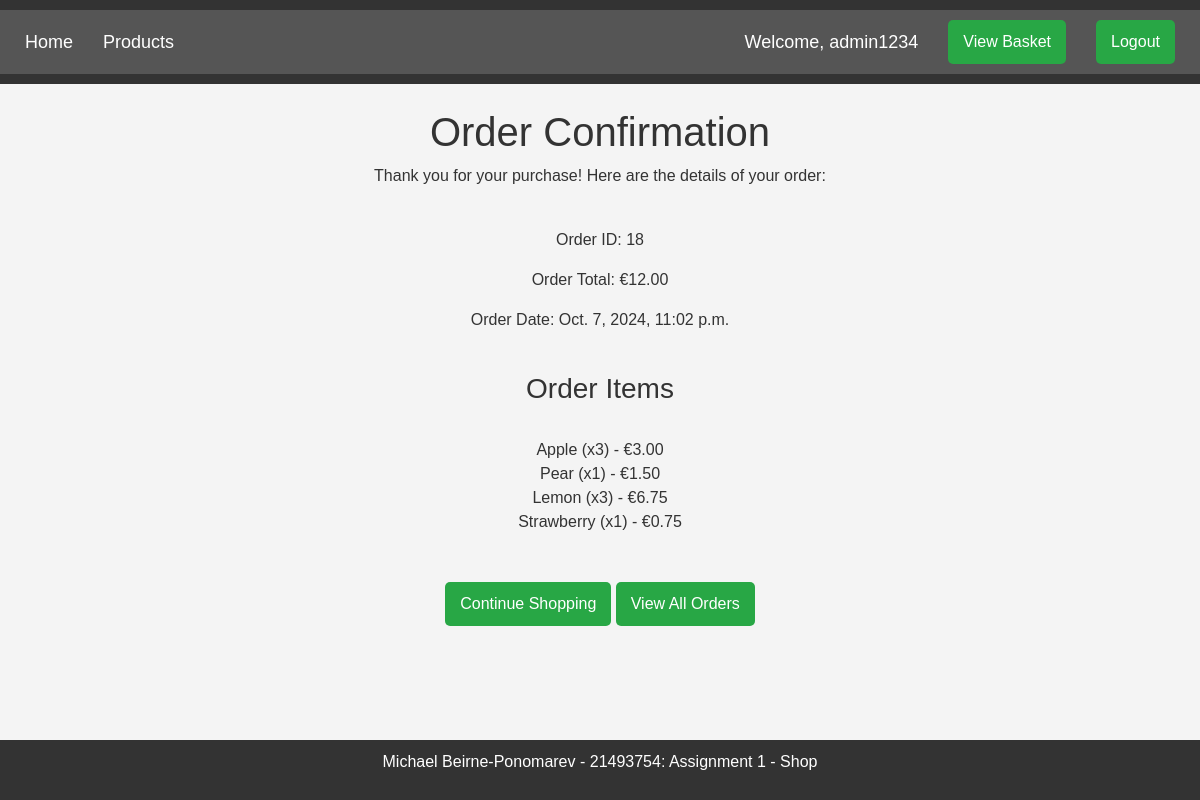
The app's page /order-confirmation/18/ (signed in) with its own data.
### mikeshop/models.py (models this page shows)
class User(AbstractUser):
    pass

class Order(models.Model):
    id = models.AutoField(primary_key=True)
    date_ordered = models.DateTimeField(auto_now_add=True)
    basket_id = models.ForeignKey(Basket, on_delete=models.CASCADE)
    user_id = models.ForeignKey(User, on_delete=models.CASCADE)
    total_price = models.DecimalField(max_digits=6, decimal_places=2, default=0.0)

class BasketItem(models.Model):
    id = models.AutoField(primary_key=True)
    basket_id = models.ForeignKey(Basket, on_delete=models.CASCADE)
    product_id = models.ForeignKey(Product, on_delete=models.CASCADE)
    quantity = models.IntegerField(default=1)
    def item_price(self):
        return self.product_id.price * self.quantity

class Product(models.Model):
    id = models.AutoField(primary_key=True)
    name = models.CharField(max_length=200, null=False)
    description = models.TextField(null = False)
    price = models.DecimalField(max_digits=6, decimal_places=2, default=0.0)
    product_image = models.FileField(upload_to='products')

### mikeshop/views.py (the view)
# urls.py: path('order-confirmation/<int:order_id>/', views.order_confirmation, name='order_confirmation')
@login_required
def order_confirmation(request, order_id):
    order = Order.objects.get(id=order_id, user_id=request.user)
    return render(request, 'order_confirmation.html', {'order': order})

### mikeshop/templates/order_confirmation.html (shortened to what this page needs)
{% extends 'base.html' %}
{% block content %}
<div class="center">
<br>
<h1>Order Confirmation</h1>
<p>Thank you for your purchase! Here are the details of your order:</p>
<br>
<p>Order ID: {{ order.id }}</p>
<p>Order Total: €{{ order.total_price }}</p>
<p>Order Date: {{ order.date_ordered }}</p>
<br>
<h3>Order Items</h3>
<br>
    {% for item in order.basket_id.basketitem_set.all %}
        {{ item.product_id.name }} (x{{ item.quantity }}) - €{{ item.item_price }}
        <br>
    {% endfor %}
<br><br>
<a href="{% url 'products' %}" class="btn btn-primary">Continue Shopping</a>
<a href="{% url 'view_orders' %}"class="btn btn-primary">View All Orders</a>
</div>
{% endblock %}

### mikeshop/templates/base.html (shortened to what this page needs)
<!DOCTYPE html>
<html lang="en">
<head>
    <link href="https://cdn.jsdelivr.net/npm/bootstrap@5.1.3/dist/css/bootstrap.min.css" rel="stylesheet">
    {% load static %}
    <link rel="stylesheet" type="text/css" href="{% static 'css/styling.css' %}">
</head>
<body>
    <header>
        <nav>
            <div class="nav-left">
                <a href="{% url 'index' %}">Home</a>
                <a href="{% url 'products' %}">Products</a>
            </div>
            <div class="nav-right">
            {% if user.is_authenticated %}
            <p>Welcome, {{user.username}}</p>
            <a href="{% url 'view_basket' %}"class="btn btn-primary">View Basket</a>
            <a href="{% url 'logout' %}" class="btn btn-primary">Logout</a>
            {% else %}
            <a href="{% url 'login' %}" class="btn btn-primary">Login</a>
            <a href="{% url 'register' %}" class="btn btn-primary">Register</a>
            {% endif %}
            </div>
        </nav>
    </header>
    <main>
        {% block content %}{% endblock %}
    </main>
    <footer>
        <p>Michael Beirne-Ponomarev - 21493754: Assignment 1 - Shop</p>
    </footer>
</body>
</html>

### mikeshop/static/css/styling.css (style rules this page uses)
body { font-family: 'Arial', sans-serif; margin: 0; padding: 0; background-color: #f4f4f4; color: #333; }
.center { text-align: center; }
header { background-color: #333; color: #fff; padding: 10px 0; text-align: center; }
footer { background-color: #333; color: white; text-align: center; padding: 10px 0; position: fixed; bottom: 0; width: 100%; }
nav { display: flex; justify-content: space-between; background-color: #555; padding: 10px; align-items: center; }
.nav-left { display: flex; align-items: center; }
.nav-right { display: flex; align-items: center; }
nav a { color: white; text-decoration: none; margin: 0 15px; font-size: 18px; }
nav p { color: white; text-decoration: none; margin: 0 15px; font-size: 18px; }
.btn { display: inline-block; padding: 10px 15px; background-color: #28a745; color: white; text-align: center; text-decoration: none; border-radius: 5px; border: none; font-size: 16px; transition: background-color 0.3s ease; }
.btn-primary { background-color: #28a745; }

### records on screen
User: username "admin1234"
Order: id "18", total_price "12.00", date_ordered "Oct. 7, 2024, 11:02 p.m."
BasketItem: product_id.name "Apple", quantity "3", item_price "3.00"
BasketItem: product_id.name "Pear", quantity "1", item_price "1.50"
BasketItem: product_id.name "Lemon", quantity "3", item_price "6.75"
BasketItem: product_id.name "Strawberry", quantity "1", item_price "0.75"
